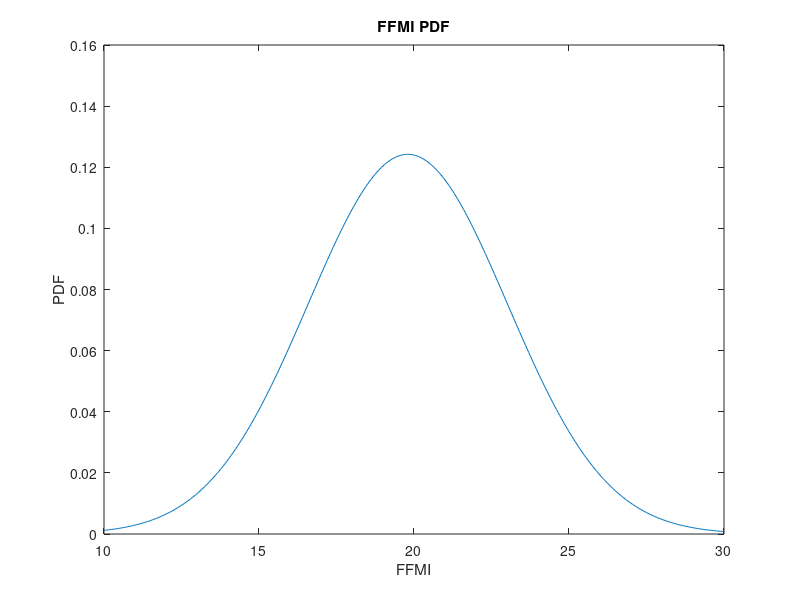
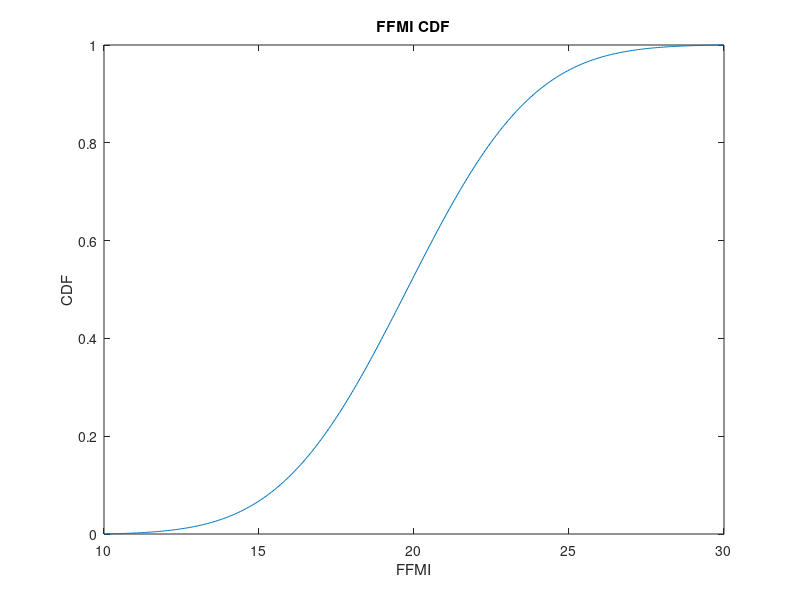
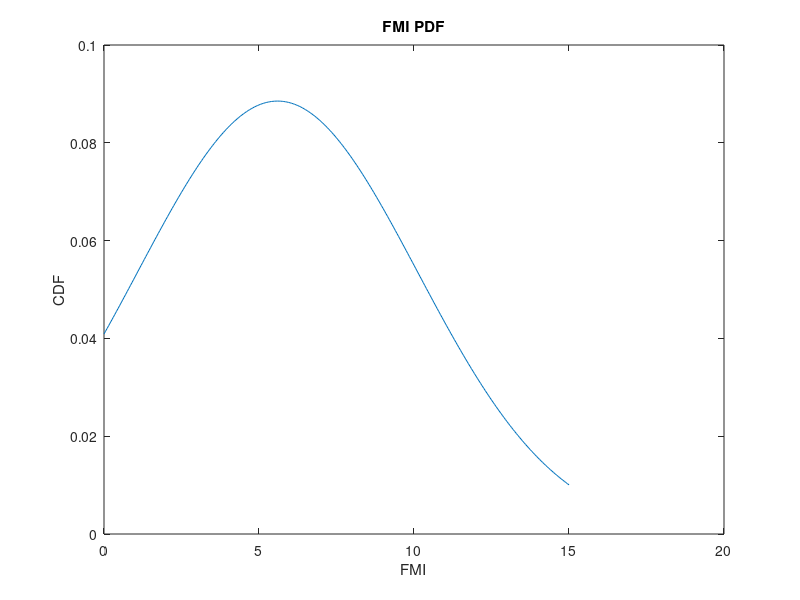
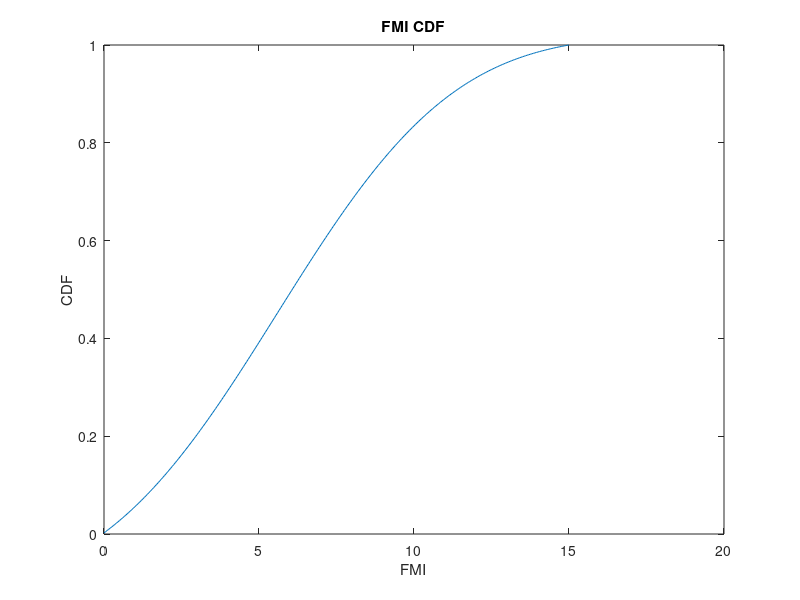

The MATLAB source for these figures, in order: (Note: this script raises an error after producing the figures.)
%% Distribution function tool
%disttool
close all;
clear;
clc;
%% FFMI
% PDF
x = 10:.05:30;
% y = normpdf(x, 19.7, 2.2561); % 30-39
y = normpdf(x, 19.8, 3.2115); % 20-80

figure
plot(x, y);
xlabel('FFMI');
ylabel('PDF');
title('FFMI PDF');
% CDF
cd = cumsum(y) ./sum(y);
figure
plot(x,cd)
xlabel('FFMI');
ylabel('CDF');
title('FFMI CDF');
%% FMI
% PDF
x = 0:.05:15;

%y = normpdf(x, 5, 3.4283); % 30-39
y = normpdf(x, 5.6, 4.5062); % 20-80

figure
plot(x, y);
xlabel('FMI');
ylabel('CDF');
title('FMI PDF');
% CDF
cd = cumsum(y)./sum(y);
figure
plot(x,cd)
xlabel('FMI');
ylabel('CDF');
title('FMI CDF');
%% Bivariate Normal Distribution PDF/CDF
% https://nl.mathworks.com/help/stats/multivariate-normal-distribution.html

% 30-39
% mu = [19.7 5];    
% covariance_FFMI_FMI = 2.7;
% variance_FFMI = 2.2561; % 2.5
% variance_FMI = 3.4283; % 1.4
% 20-80
mu = [19.8 5.6];  
covariance_FFMI_FMI = 2.7;
variance_FFMI = 3.2115;
variance_FMI = 4.5062;


sigma = [variance_FFMI covariance_FFMI_FMI; covariance_FFMI_FMI variance_FMI];

% Create a grid of evenly spaced points in two-dimensional space.
x1 = 10:0.2:100;
x2 = 0:0.2:50;
[X1,X2] = meshgrid(x1,x2);
X = [X1(:) X2(:)];
% Evaluate the pdf of the normal distribution at the grid points.
y = mvnpdf(X,mu,sigma);
y = reshape(y,length(x2),length(x1));

% Plot the pdf values.
figure
surf(x1,x2,y)
caxis([min(y(:))-0.5*range(y(:)),max(y(:))])
z_max = max(max(y)) * 1.01;

axis_x_min = 10;
axis_x_max = 30;
axis_y_min = 1;
axis_y_max = 10;
axis([axis_x_min axis_x_max axis_y_min axis_y_max 0 z_max]);
xlabel('FFMI')
ylabel('FMI')
zlabel('Probability Density')
colorbar;
%% CDF
grid_point_side_count = 75;
[X1,X2] = meshgrid(linspace(axis_x_min, axis_x_max, grid_point_side_count)',linspace(axis_y_min, axis_y_max, grid_point_side_count)');
X = [X1(:) X2(:)];
% Evaluate the cdf of the normal distribution at the grid points.
p = mvncdf(X,mu,sigma);
% Plot the cdf values.
Z = reshape(p,grid_point_side_count, grid_point_side_count);
figure
surf(X1,X2,Z)
xlabel('FFMI')
ylabel('FMI')
zlabel('Cumulative Density')
colorbar;

%%
% Probability over Rectangular Region
current_FFMI = 23.55706122;
current_FMI = 9.389877551;
error = 0.005;

current_FFMI_min = current_FFMI * (1 - error);
current_FMI_min = current_FMI * (1 - error);
current_FFMI_max = current_FFMI * (1 + error);
current_FMI_max = current_FMI * (1 + error);

[p,err] = mvncdf([current_FFMI_min current_FMI_min],...
    [current_FFMI_max current_FMI_max], mu, sigma);

disp("Percentile (FFMI " + round(current_FFMI_min, 2) + "-" + ...
    round(current_FFMI_max, 2) + ", FMI " + round(current_FMI_min, 2)...
    + "-" + round(current_FMI_max, 2) +", varying: +/- " + round(error * 100, 2)+ "%): " + round((1-p) * 100, 4) + " (CDF error: " + err + ")");
%% Contour PDF
figure
contourf(x1,x2,y,[0.0001 0.001 0.01 0.05 0.15 0.25 0.35]);
axis([axis_x_min axis_x_max axis_y_min axis_y_max 0 z_max]);
line([current_FFMI_min current_FFMI_max current_FFMI_max current_FFMI_min current_FFMI_min],[current_FMI_min current_FMI_min current_FMI_max current_FMI_max current_FMI_min],'Linestyle','--','Color','k')
xlabel('FFMI')
ylabel('FMI')
title('Contour PDF')
colorbar;

%%
% x0 = [-.5; 0];
% options = optimoptions('fminunc','Algorithm','quasi-newton');
% [x, fval] = fminunc(f,x0,options)
clc;

fun1([ 3.2115     4.5062   2.7])

% 30-38
% lb = [2.2561, 3.4283, 0.01];
% ub = [2.2561, 3.4283, 2.7];
% 20-80
lb = [3.2115 , 4.5062, 0.01];
ub = [3.2115 , 4.5062, 2.7];

nvars = length(lb);
options = optimoptions('particleswarm','SwarmSize',200,'FunctionTolerance',10e-9, 'MaxStallIterations', 20);

[x,fval,exitflag] = particleswarm(@fun1,nvars,lb,ub, options) 
%% 1D FFMI
clc;

fun_FFMI([3.2115    0         0])

lb = [1.0, 0.0, 0.0];
ub = [5.5, 0.0, 0.0];
nvars = length(lb);
options = optimoptions('particleswarm','SwarmSize',100,'FunctionTolerance',10e-6, 'MaxStallIterations', 20);

[x,fval,exitflag] = particleswarm(@fun_FFMI,nvars,lb,ub, options)
%% 1D FMI PSO
clc;

fun_FMI([0.0   4.5062     0])

lb = [0.0, 1.1, 0.0];
ub = [0.0, 5, 0.0];
nvars = length(lb);
options = optimoptions('particleswarm','SwarmSize',100,'FunctionTolerance',10e-6, 'MaxStallIterations', 20);

[x,fval,exitflag] = particleswarm(@fun_FMI,nvars,lb,ub, options)

%% 1D FMI Simulated Annealing
clc;

fun_FMI([0.0   4.5062     0])
lb = [0.0, 1.1, 0.0];
ub = [0.0, 5, 0.0];
nvars = length(lb);
x0 = (lb+ub)./2;
options = optimoptions('simulannealbnd','FunctionTolerance',10e-6);
[x,fval,exitflag] = simulannealbnd(@fun_FMI,x0,lb,ub, options)

%% 1D FMI fminsearch Find minimum of unconstrained multivariable function using derivative-free method
clc;
fun_FMI([0.0   4.5062     0])
lb = [0.0, 1.1, 0.0];
ub = [0.0, 5, 0.0];
nvars = length(lb);
x0 = (lb+ub)./2;
[x,fval,exitflag] = fminsearch(@fun_FMI, x0)
%% 1D FFMI fminsearch Find minimum of unconstrained multivariable function using derivative-free method
clc;
fun_FFMI([3.2115    0         0])
lb = [1.0, 0.0, 0.0];
ub = [5.5, 0.0, 0.0];
nvars = length(lb);
x0 = (lb+ub)./2;
[x,fval,exitflag] = fminsearch(@fun_FFMI, x0)
 %%
 function out1 = fun_FMI(x_1)        
    % 30-39
%     mu = [19.7 5];    
    % 20-80
    mu = [19.8 5.6];    
%     X_expected = [16.2 2.4; 16.4 2.5; 18.7 3.8; 19.7 5; 20.6 6; 24.1 7.9; 24.3 8.7];
%     y_expected = [0.05; 0.1; 0.25; 0.5; 0.75; 0.9; 0.95];
    % 30-39
%     X_expected = [16.4 2.5; 18.7 3.8; 19.7 5; 20.6 6; 24.1 7.9];
%     y_expected = [0.1; 0.25; 0.5; 0.75; 0.9];
    % 20-80
    X_expected = [17.6 3.1; 18.7 4.2; 19.8 5.6; 21 7; 22.5 8.8];
    y_expected = [0.1; 0.25; 0.5; 0.75; 0.9];
    
    variance_FFMI = x_1(1);
    variance_FMI = x_1(2);
    covariance_FFMI_FMI = x_1(3);
    sigma = [variance_FFMI covariance_FFMI_FMI; covariance_FFMI_FMI variance_FMI];    
    
    expected_ps = zeros(1, length(y_expected));
    ps = zeros(1, length(y_expected));
    for i = 1:length(y_expected)
        current_FFMI = X_expected(i, 1);
        current_FMI = X_expected(i, 2);
        expected_p = y_expected(i);
        %[p, err] = mvncdf([current_FFMI current_FMI], mu, sigma);     
        [p, err] = mvncdf(current_FMI, mu(2), variance_FMI);
        expected_ps(i) = expected_p;
        ps(i) = p;
    end        
    out1 = mse(ps, expected_ps);    
end
 
 function out1 = fun_FFMI(x_1)        
    % 30-39
%     mu = [19.7 5];    
    % 20-80
    mu = [19.8 5.6];    
%     X_expected = [16.2 2.4; 16.4 2.5; 18.7 3.8; 19.7 5; 20.6 6; 24.1 7.9; 24.3 8.7];
%     y_expected = [0.05; 0.1; 0.25; 0.5; 0.75; 0.9; 0.95];
    % 30-39
%     X_expected = [16.4 2.5; 18.7 3.8; 19.7 5; 20.6 6; 24.1 7.9];
%     y_expected = [0.1; 0.25; 0.5; 0.75; 0.9];
    % 20-80
    X_expected = [17.6 3.1; 18.7 4.2; 19.8 5.6; 21 7; 22.5 8.8];
    y_expected = [0.1; 0.25; 0.5; 0.75; 0.9];
    
    variance_FFMI = x_1(1);
    variance_FMI = x_1(2);
    covariance_FFMI_FMI = x_1(3);
    sigma = [variance_FFMI covariance_FFMI_FMI; covariance_FFMI_FMI variance_FMI];    
    
    expected_ps = zeros(1, length(y_expected));
    ps = zeros(1, length(y_expected));
    for i = 1:length(y_expected)
        current_FFMI = X_expected(i, 1);
        current_FMI = X_expected(i, 2);
        expected_p = y_expected(i);
        %[p, err] = mvncdf([current_FFMI current_FMI], mu, sigma);     
        [p, err] = mvncdf(current_FFMI, mu(1), variance_FFMI);
        expected_ps(i) = expected_p;
        ps(i) = p;
    end        
    out1 = mse(ps, expected_ps);    
end
 
function out1 = fun1(x_1)        
    % 30-39
%     mu = [19.7 5];    
    % 20-80
    mu = [19.8 5.6];    
%     X_expected = [16.2 2.4; 16.4 2.5; 18.7 3.8; 19.7 5; 20.6 6; 24.1 7.9; 24.3 8.7];
%     y_expected = [0.05; 0.1; 0.25; 0.5; 0.75; 0.9; 0.95];
    % 30-39
%     X_expected = [16.4 2.5; 18.7 3.8; 19.7 5; 20.6 6; 24.1 7.9];
%     y_expected = [0.1; 0.25; 0.5; 0.75; 0.9];
    % 20-80
    X_expected = [17.6 3.1; 18.7 4.2; 19.8 5.6; 21 7; 22.5 8.8];
    y_expected = [0.1; 0.25; 0.5; 0.75; 0.9];
    
    variance_FFMI = x_1(1);
    variance_FMI = x_1(2);
    covariance_FFMI_FMI = x_1(3);
    sigma = [variance_FFMI covariance_FFMI_FMI; covariance_FFMI_FMI variance_FMI];    
    
    expected_ps = zeros(1, length(y_expected));
    ps = zeros(1, length(y_expected));
    for i = 1:length(y_expected)
        current_FFMI = X_expected(i, 1);
        current_FMI = X_expected(i, 2);
        expected_p = y_expected(i);
        [p, err] = mvncdf([current_FFMI current_FMI], mu, sigma);        
        expected_ps(i) = expected_p;
        ps(i) = p;
    end
        
    out1 = mse(ps, expected_ps);    
end